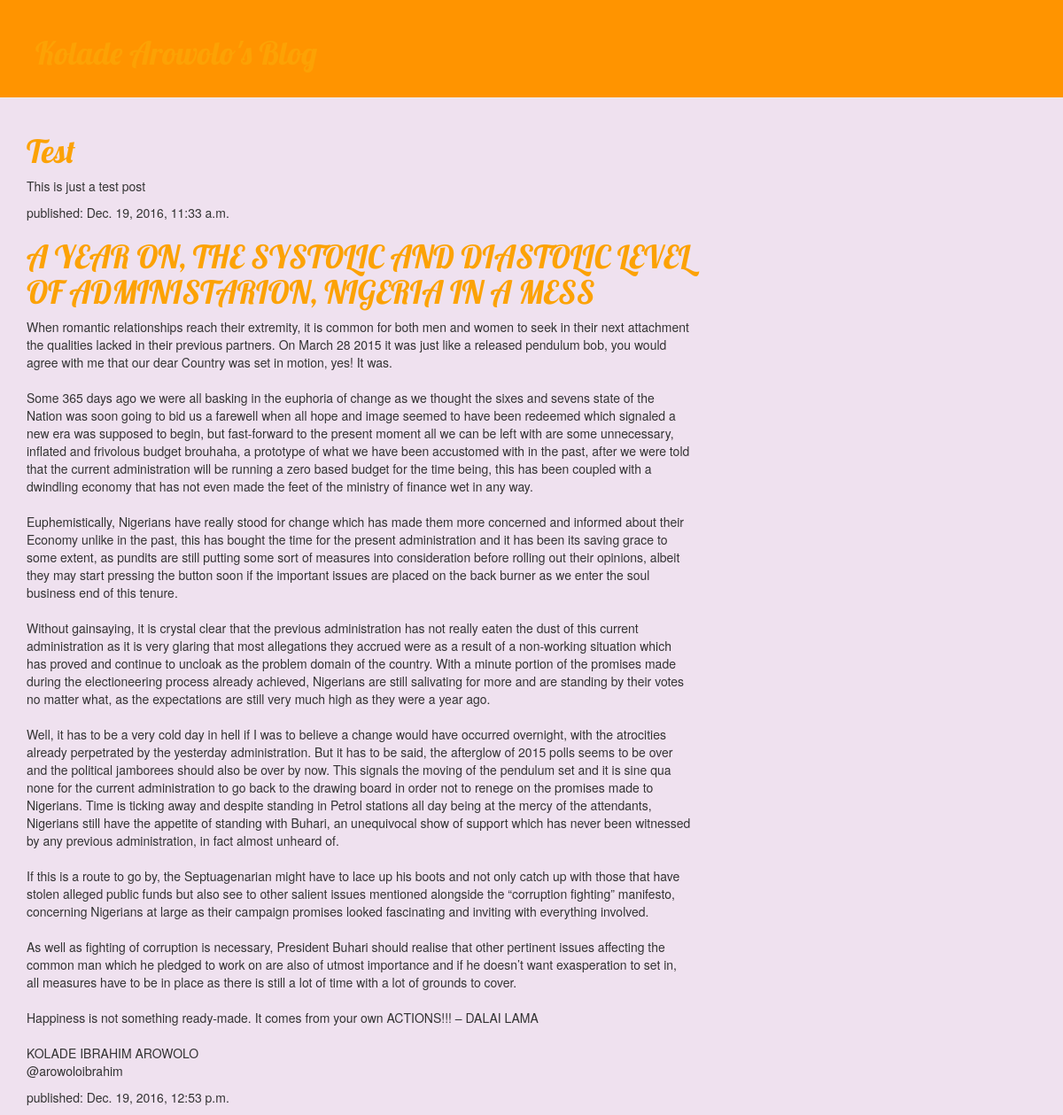
Page /blog on the committed database.
### mysite/models.py (models this page shows, shortened)
class Post(models.Model):
    author = models.ForeignKey('auth.User')
    title = models.CharField(max_length=200)
    text = models.TextField()
    created_date = models.DateTimeField(
            default=timezone.now)
    published_date = models.DateTimeField(
            blank=True, null=True)

### mysite/views.py (the view)
# urls.py: url(r'^blog$', views.post_list, name='post_list'),
def post_list(request):
	posts = Post.objects.filter(published_date__lte=timezone.now()).order_by('published_date')
	return render(request, 'mysite/blog.html', {'posts': posts})

### mysite/templates/mysite/blog.html (shortened to what this page needs)
{% load staticfiles %}
<html>
    <head>
    <link rel="stylesheet" href="{% static 'css/bootstrap.min.css' %}">
    <link rel="stylesheet" href="{% static 'css/bootstrap-social.css' %}">
    <link rel="stylesheet" href="{% static 'css/style.css' %}">
    </head>
    <body>
        <div class="page-header">
            <h1><a href="#">Kolade Arowolo's Blog</a></h1>
        </div>
<div class="content container">
    <div class="row">
        <div class="col-md-8">
            {% for post in posts %}
                <div class="post">
                    <h1><a href="#">{{ post.title }}</a></h1>
                    <p>{{ post.text|linebreaksbr }}</p>
                     <div class="date">
                        <p>published: {{ post.published_date }}</p>
                    </div>
                </div>
            {% endfor %}
        </div>
    </div>
</div>
    </body>
</html>

### mysite/static/css/style.css (style rules this page uses)
p { font-size: 14px; }
body { background-color: #8282; }
h1 a { color: #FCA205; font-family: 'Lobster'; }
.page-header { background-color: #ff9400; margin-top: 0; padding: 20px 20px 20px 40px; }

### rows in the picture
Post: title "Test", text "This is just a test post", published_date "Dec. 19, 2016, 11:33 a.m."
Post: title "A YEAR ON, THE SYSTOLIC AND DIASTOLIC LEVEL OF ADMINISTARION, NIGERIA IN A MESS", text "When romantic relationships reach their extremity, it is common for both men and women to seek in their next attachment the qualities lacked in their previous partners. On March 28 2015 it was just like a released pendulum bob, you would agree with me that our dear Country was set in motion, yes! It was. Some 365 days ago we were all basking in the euphoria of change as we thought the sixes and sevens state of the Nation was soon going to bid us a farewell when all hope and image seemed to have been redeemed which signaled a new era was supposed to begin, but fast-forward to the present moment all we can be left with are some unnecessary, inflated and frivolous budget brouhaha, a prototype…", published_date "Dec. 19, 2016, 12:53 p.m."
